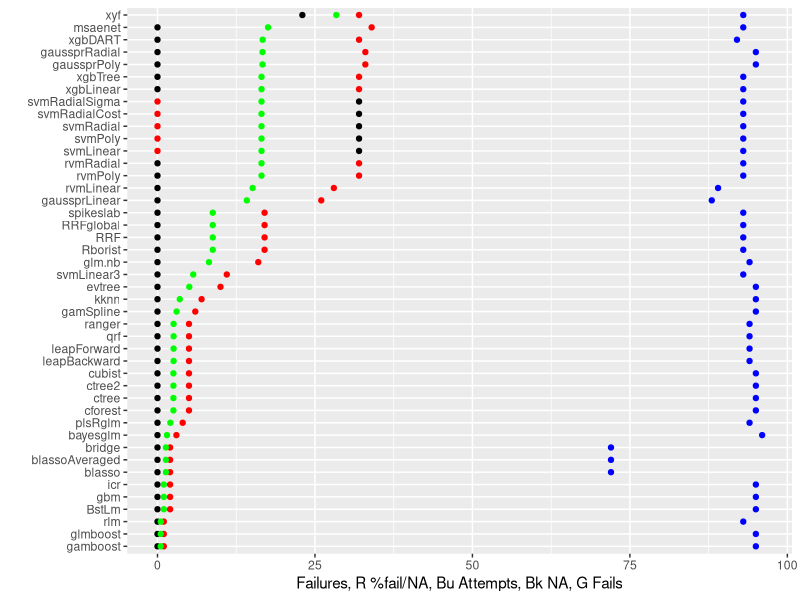
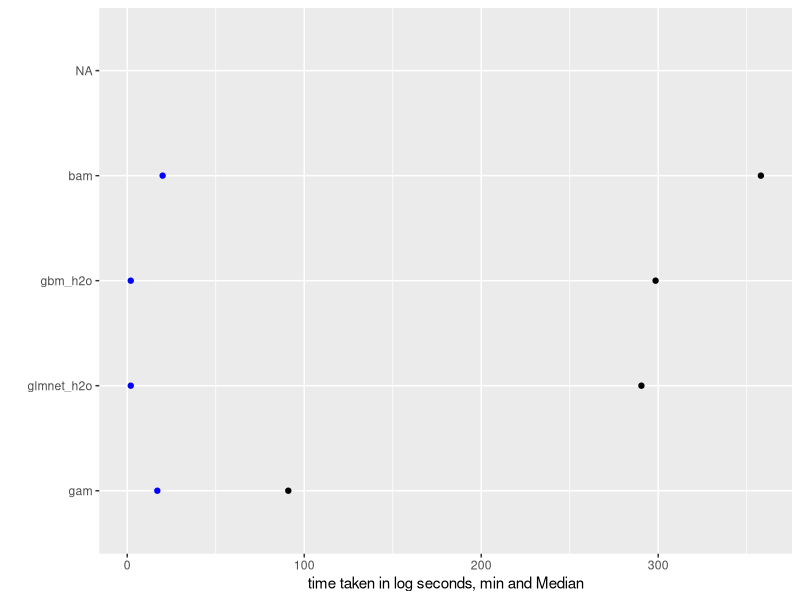
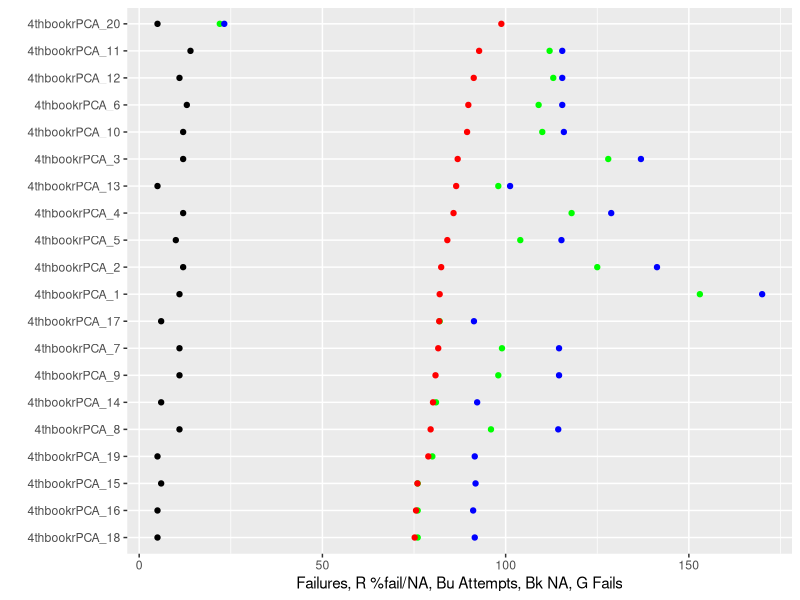
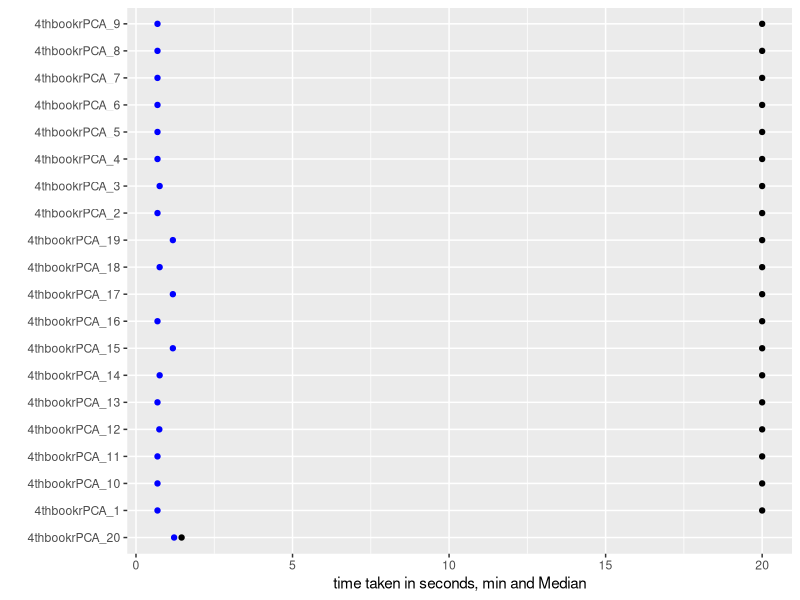
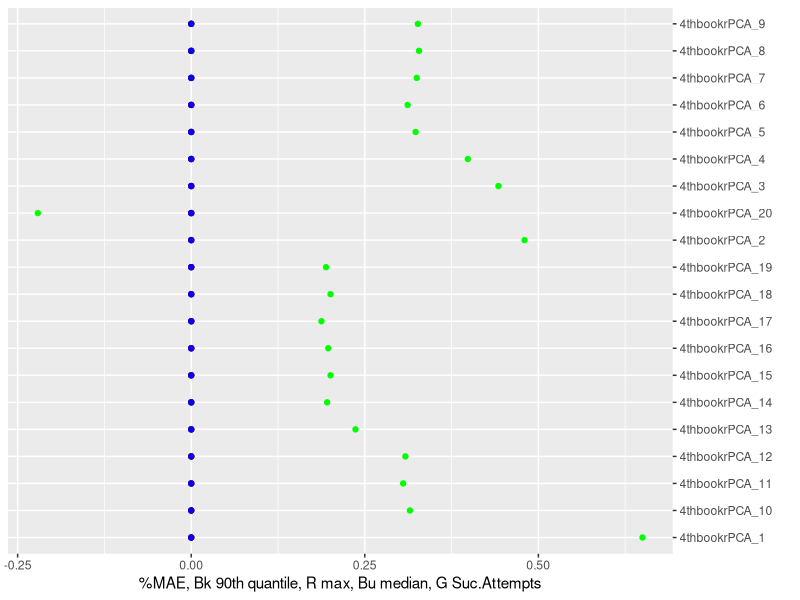
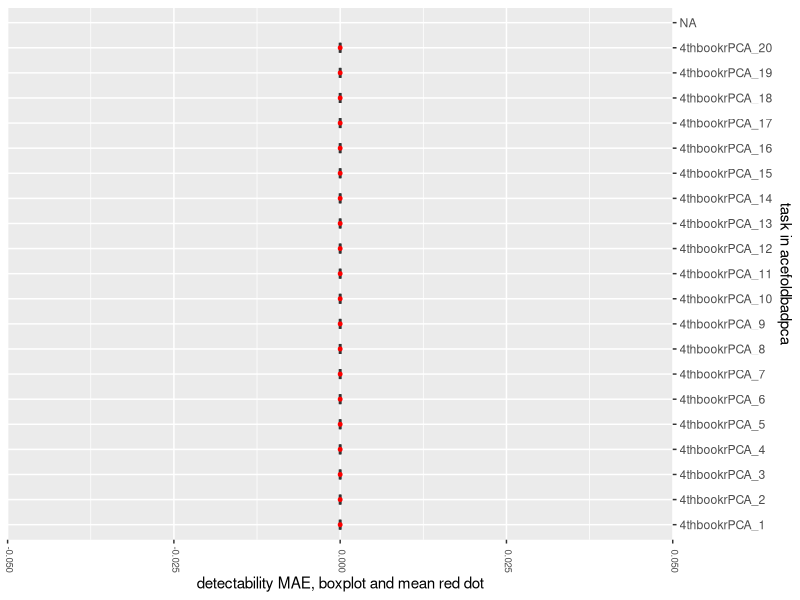
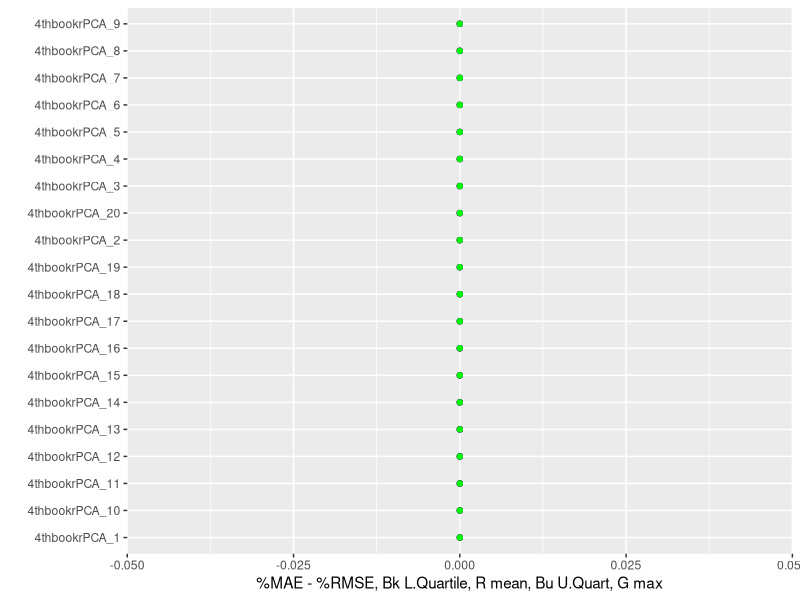
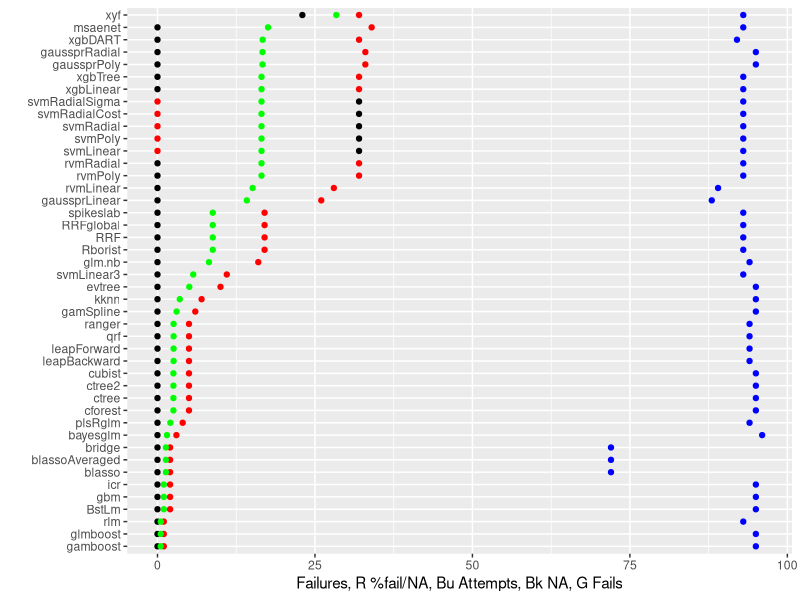

Generate these figures, in order, with R: (Note: this script raises an error after producing the figures.)
#ggplot: how  label, print to file
exp.name<-"acefoldbadpca"
mainDir<-getwd()
subDir<-exp.name
expiramentresults<-read.csv("acefoldbadpca.csv", sep = ",",fill=TRUE, header =T,quote="",dec=".")
gene.expect<-matrix(data = NA, nrow = 100, ncol = 100, byrow = FALSE,
                    dimnames = NULL)#gene.expect<-read.csv("gens names.csv", sep = ",",fill=TRUE, header = F,quote="",dec=".")
dir.create(file.path(mainDir, subDir))
setwd(file.path(mainDir, subDir))

#for highfold
expiramentresults[,10] <- paste(expiramentresults[,10],expiramentresults[,16],sep="_")
expiramentresults<-expiramentresults[(expiramentresults[,7]!="perfect"),]

library(ggplot2)    
library(reshape2) 
#######percent failed######
fails.df<-data.frame()
countr=0
for(algo in unique(expiramentresults[,7]))
{
  countr=countr+1
  fails.df[countr,1]<-algo
  fails.df[countr,2]<-as.numeric(sum(expiramentresults[,7]==algo))
  fails.df[countr,3]<-as.numeric(sum((expiramentresults[,1]=="Fail")*(expiramentresults[,7]==algo), na.rm = T))
  fails.df[countr,4]<-as.numeric(sum((is.na(expiramentresults[,1]))*(expiramentresults[,7]==algo)))
  fails.df[countr,5]<-(as.numeric(fails.df[countr,4])+as.numeric(fails.df[countr,3]))/as.numeric(fails.df[countr,2])
}
iti <- order(fails.df[,5],-fails.df[,4])
fails.df<-rbind(fails.df)[iti,]
write.table(fails.df,
            file = paste(exp.name,"Fails.csv", sep = ""), append =F, quote = F, sep = ",",
            eol = "\n", na = "", dec = ".", row.names = F,
            col.names = F, qmethod = "double")
not.interesting<-(fails.df[,5]==1) + (fails.df[,5]<.001)
I.fails.df<-fails.df[!not.interesting,]
library(ggplot2)

z<-ggplot(I.fails.df, aes(y = I.fails.df[,4], x = reorder(I.fails.df[,1], I.fails.df[,5]))) + geom_point()+ coord_flip()
z+ geom_point(colour="red",aes(I.fails.df[,1] ,I.fails.df[,3]),na.rm = TRUE)+
  geom_point(colour="blue",aes(I.fails.df[,1] ,I.fails.df[,2]))+
  geom_point(colour="green",aes(I.fails.df[,1] ,(I.fails.df[,5]*.5*max(I.fails.df[,2]))))+
  ylab(paste("Failures, R %fail/NA, Bu Attempts, Bk NA, G Fails")) + xlab("")
ggsave(paste(exp.name,"Fails.png", sep = ""),plot = last_plot(),scale = 3)

#####time taken#####
time.df<-data.frame()
countr=0
for(algo in unique(expiramentresults[,7]))
{
  countr=countr+1
  only.algo<-(expiramentresults[,7]==algo)
  time.df[countr,1]<-algo
  time.df[countr,2]<-min(expiramentresults[only.algo,21],na.rm = T)
  time.df[countr,3]<-median(expiramentresults[only.algo,21],na.rm = T)
  time.df[countr,4]<-mean(expiramentresults[only.algo,21],na.rm = T)
  time.df[countr,5]<-max(expiramentresults[only.algo,21],na.rm = T)
}
iti <- order(time.df[,3],time.df[,4])
time.df<-rbind(time.df)[iti,]
write.table(time.df,
            file = paste(exp.name,"Time.csv", sep = ""), append =F, quote = F, sep = ",",
            eol = "\n", na = "", dec = ".", row.names = F,
            col.names = F, qmethod = "double")
not.interesting<-(time.df[,3]<10) 
I.time.df<-time.df[!not.interesting,]
time.df[,2]<-log(time.df[,2])
time.df[,3]<-log(time.df[,3])

z<-ggplot(I.time.df, aes(y = I.time.df[,3], x = reorder(I.time.df[,1], I.time.df[,3]))) + geom_point()+ coord_flip()
z+   geom_point(colour="blue",aes(I.time.df[,1] ,I.time.df[,2]))+
  ylab(paste("time taken in log seconds, min and Median")) + xlab("")


  #geom_point(colour="green",aes(I.time.df[,1] ,(I.time.df[,6]/max(I.time.df[,6]))))
  ggsave(paste(exp.name,"Time.png", sep = ""),plot = last_plot(),scale = 3)
  
#####success by task#### 
fails.df<-data.frame()
countr=0
for(algo in unique(expiramentresults[,10]))
{
  countr=countr+1
  fails.df[countr,1]<-algo
  fails.df[countr,2]<-as.numeric(sum(expiramentresults[,10]==algo))
  fails.df[countr,3]<-as.numeric(sum((expiramentresults[,1]=="Fail")*(expiramentresults[,10]==algo), na.rm = T))
  fails.df[countr,4]<-as.numeric(sum((is.na(expiramentresults[,1]))*(expiramentresults[,10]==algo)))
  fails.df[countr,5]<-(as.numeric(fails.df[countr,4])+as.numeric(fails.df[countr,3]))/as.numeric(fails.df[countr,2])
}
iti <- order(fails.df[,5],-fails.df[,4])
fails.df<-rbind(fails.df)[iti,]
write.table(fails.df,
            file = paste(exp.name,"FailsTask.csv", sep = ""), append =F, quote = F, sep = ",",
            eol = "\n", na = "", dec = ".", row.names = F,
            col.names = F, qmethod = "double")
not.interesting<-(fails.df[,5]==1) + (fails.df[,5]<.01)
I.fails.df<-fails.df#[!not.interesting,]


z<-ggplot(I.fails.df, aes(y = I.fails.df[,4], x = reorder(I.fails.df[,1], I.fails.df[,5]))) + geom_point()+ coord_flip()
z+ geom_point(colour="green",aes(I.fails.df[,1] ,I.fails.df[,3]),na.rm = TRUE)+
  geom_point(colour="blue",aes(I.fails.df[,1] ,I.fails.df[,2]*170/max(I.fails.df[,2])))+
  geom_point(colour="red",aes(I.fails.df[,1] ,(I.fails.df[,5]*.5*max(I.fails.df[,2]))))+
  ylab(paste("Failures, R %fail/NA, Bu Attempts, Bk NA, G Fails")) + xlab("")

ggsave(paste(exp.name,"FailTask.png", sep = ""),plot = last_plot(),scale = 3)

#####time taken by task#####
time.df<-data.frame()
countr=0
for(algo in unique(expiramentresults[,10]))
{
  countr=countr+1
  only.algo<-(expiramentresults[,10]==algo)
  time.df[countr,1]<-algo
  time.df[countr,2]<-min(expiramentresults[only.algo,17],na.rm = T)
  time.df[countr,3]<-median(expiramentresults[only.algo,17],na.rm = T)
  time.df[countr,4]<-mean(expiramentresults[only.algo,17],na.rm = T)
  time.df[countr,5]<-max(expiramentresults[only.algo,17],na.rm = T)
}
iti <- order(time.df[,3],time.df[,4])
time.df<-rbind(time.df)[iti,]
write.table(time.df,
            file = paste(exp.name,"TimeTask.csv", sep = ""), append =F, quote = F, sep = ",",
            eol = "\n", na = "", dec = ".", row.names = F,
            col.names = F, qmethod = "double")
not.interesting<-(time.df[,3]<40) 
I.time.df<-time.df#[!not.interesting,]

z<-ggplot(I.time.df, aes(y = I.time.df[,3], x = reorder(I.time.df[,1], I.time.df[,3]))) + geom_point()+ coord_flip()
z+   geom_point(colour="blue",aes(I.time.df[,1] ,I.time.df[,2]))+
  ylab(paste("time taken in seconds, min and Median")) + xlab("")
ggsave(paste(exp.name,"TimeTask.png", sep = ""),plot = last_plot(),scale = 3)

#geom_point(colour="red",aes(I.time.df[,1] ,I.time.df[,4]),na.rm = TRUE)
#+
#geom_point(colour="green",aes(I.time.df[,1] ,(I.time.df[,6]/max(I.time.df[,6]))))

######power to detect by task#####
exp.res.noF<-expiramentresults[,1]
exp.res.noF<-as.numeric(levels(exp.res.noF))[exp.res.noF]
exp.res.noF[is.na(exp.res.noF)]<-0
exp.res.noF[exp.res.noF<0]<-0
power.df<-data.frame()
countr=0
for(algo in unique(expiramentresults[,10]))
{
  countr=countr+1
  only.algo<-as.logical((expiramentresults[,10]==algo)*(expiramentresults[,1]!="Fail"))
  only.algo[is.na(only.algo)]<-F
  if(sum(only.algo, na.rm=T)<1) {
    countr=countr-1    
    next()}
  power.df[countr,1]<-algo
  power.df[countr,2]<-min(exp.res.noF[only.algo],na.rm = T)
  power.df[countr,3]<-median(exp.res.noF[only.algo],na.rm = T)
  power.df[countr,4]<-round(mean(exp.res.noF[only.algo],na.rm = T),digits = 3)
  power.df[countr,5]<-max(exp.res.noF[only.algo],na.rm = T)
  power.df[countr,6]<-sum(only.algo, na.rm=T)
  power.df[countr,7]<-round(quantile(exp.res.noF[only.algo], probs = .90, na.rm =T),digits = 3)
  power.df[countr,8]<-round(quantile(exp.res.noF[only.algo], probs = .75, na.rm =T),digits = 3)
  
}

iti <- order(power.df[,5],power.df[,7])
power.df<-rbind(power.df)[iti,]
write.table(power.df,
            file = paste(exp.name,"PowerTask.csv", sep = ""), append =F, quote = F, sep = ",",
            eol = "\n", na = "", dec = ".", row.names = F,
            col.names = F, qmethod = "double")
#power.df<-data.frame(power.df, row.names = 1:length(power.df[,1]))
not.interesting<-(power.df[,6]<10)+ is.na(power.df[,6]) 
I.power.df<-power.df[!not.interesting,]

z<-ggplot(I.power.df, aes(y = I.power.df[,7], x = reorder(I.power.df[,1], I.power.df[,5]))) + geom_point()+ coord_flip()
z+ geom_point(colour="red",aes(I.power.df[,1] ,I.power.df[,5]),na.rm = TRUE)+scale_x_discrete(position = "top")+
  geom_point(colour="blue",aes(I.power.df[,1] ,I.power.df[,3]))+
  #geom_point(colour="purple",aes(I.power.df[,1] ,I.power.df[,3]))+
  geom_point(colour="green",aes(I.power.df[,1] ,(I.power.df[,6]/max(I.power.df[,6])-.35)))+
  ylab(paste("%MAE, Bk 90th quantile, R max, Bu median, G Suc.Attempts")) + xlab("")
ggsave(paste(exp.name,"PowerTask.png", sep = ""),plot = last_plot(),scale = 3)

ttdd<-data.frame()
ttdz<-data.frame()
iti <- order(power.df[,4],power.df[,3])
power.df<-rbind(power.df)[iti,]
orderedlevels<-factor(expiramentresults[,10], power.df[,1],  ordered = T)
ttdz<-data.frame(exp.res.noF,orderedlevels)
ttdd<-ttdz[expiramentresults[,1]!="Fail",]

p <- ggplot(as.data.frame(ttdd), aes(x=melt(ttdd)[,1],y=melt(ttdd)[,3]))
p  +geom_boxplot(width=0.4) + stat_summary(fun.y = "mean", colour = "red", size = 1, geom = "point")+
  theme(axis.text.x=element_text(size=7, angle=270,hjust=0.95,vjust=0.2))+scale_x_discrete(position = "top")+
  xlab(paste("task in",exp.name)) + ylab("detectability MAE, boxplot and mean red dot") + coord_flip()

ggsave(paste(exp.name,"PowerTaskMean.png", sep = ""),plot = last_plot(),scale = 3)
#some algos are better at some category of tasks and missing them could affect statistic metric index
########difference between %MAE & %RMSE by task####
exp.res.noF<-expiramentresults[,1]
exp.res.noF<-as.numeric(levels(exp.res.noF))[exp.res.noF]
exp.res.noF[is.na(exp.res.noF)]<-0

exp.res.noF2<-expiramentresults[,2]
exp.res.noF2<-as.numeric(levels(exp.res.noF2))[exp.res.noF2]
exp.res.noF2[is.na(exp.res.noF2)]<-0
Results.Defactor<-data.frame(exp.res.noF,exp.res.noF2,expiramentresults[,3:length(expiramentresults[1,])])

exp.res.noFZ<-exp.res.noF;exp.res.noFZ2<-exp.res.noF2
for(countr in 1:length(exp.res.noFZ))
{if(exp.res.noFZ[countr]<0) exp.res.noFZ[countr]<-0
  if(exp.res.noFZ2[countr]<0) exp.res.noFZ2[countr]<-0 }
res.diff<-round((exp.res.noFZ-exp.res.noFZ2),digits = 3)
rel.res.diff<-(round((exp.res.noFZ-exp.res.noFZ2)/(exp.res.noFZ+exp.res.noFZ2),digits = 3))
rel.res.diff[is.na(rel.res.diff)]<-0

diff.df<-data.frame()
countr=0
for(algo in unique(Results.Defactor[,10]))
{
  countr=countr+1
  only.algo<-as.logical((Results.Defactor[,10]==algo)*(expiramentresults[,1]!="Fail"))
  only.algo[is.na(only.algo)]<-F
  if(sum(only.algo, na.rm=T)<1) {
    countr=countr-1    
    next()}
  diff.df[countr,1]<-algo
  diff.df[countr,2]<-sum(only.algo, na.rm=T)  
  fivenumber<-round(fivenum(res.diff[only.algo],na.rm = T),digits = 3)
  diff.df[countr,3]<-(fivenumber[1]);diff.df[countr,4]<-(fivenumber[2])
  diff.df[countr,5]<-(fivenumber[3]);diff.df[countr,6]<-(fivenumber[4]);diff.df[countr,7]<-(fivenumber[5])
  diff.df[countr,8]<-round(mean(res.diff[only.algo],na.rm = T),digits = 3)
  fivenumber<-round(fivenum(rel.res.diff[only.algo],na.rm = T),digits = 3)
  diff.df[countr,9]<-(fivenumber[1]);diff.df[countr,10]<-(fivenumber[2])
  diff.df[countr,11]<-(fivenumber[3]);diff.df[countr,12]<-(fivenumber[4]);diff.df[countr,13]<-(fivenumber[5])
  diff.df[countr,14]<-round(mean(rel.res.diff[only.algo],na.rm = T),digits = 3)
}

iti <- order(diff.df[,5],diff.df[,11])
diff.df<-rbind(diff.df)[iti,]
write.table(diff.df,
            file = paste(exp.name,"DiffTask.csv", sep = ""), append =F, quote = F, sep = ",",
            eol = "\n", na = "", dec = ".", row.names = F,
            col.names = F, qmethod = "double")
#diff.df<-data.frame(diff.df, row.names = 1:length(diff.df[,1]))
not.interesting<-(diff.df[,6]<10)+ is.na(diff.df[,6]) 
I.diff.df<-diff.df#[!not.interesting,]

z<-ggplot(I.diff.df, aes(y = I.diff.df[,4], x = reorder(I.diff.df[,1], I.diff.df[,8]))) + geom_point()+ coord_flip()
z+ geom_point(colour="red",aes(I.diff.df[,1] ,I.diff.df[,8]),na.rm = TRUE)+
  geom_point(colour="blue",aes(I.diff.df[,1] ,I.diff.df[,6]))+
  geom_point(colour="green",aes(I.diff.df[,1] ,(I.diff.df[,7])))+
  ylab(paste("%MAE - %RMSE, Bk L.Quartile, R mean, Bu U.Quart, G max")) + xlab("")
ggsave(paste(exp.name,"DiffTask.png", sep = ""),plot = last_plot(),scale = 3)

#########acceptable minimum ######
acceptablePloss<-.05
lowestFindScore<-.01
acceptAlgo.df<-data.frame()
acceptAlgo.df[1,1]<-NA
acceptAlgo.df[,c(1:400)]<-NA
acceptAlgo.Rdf<-data.frame()
acceptAlgo.Rdf[1,1]<-NA
acceptAlgo.Rdf[,c(1:400)]<-NA
countr=0
for(algo in unique(expiramentresults[,10]))
{
  countr=countr+1
  only.algo<-as.logical((expiramentresults[,10]==algo)*(expiramentresults[,1]!="Fail"))
  only.algo[is.na(only.algo)]<-F
  if(sum(only.algo, na.rm=T)<1) {
    countr=countr-1    
    next()}
  taskSeek=(power.df[,1]==algo)
  if(power.df[taskSeek,5]<lowestFindScore) {countr=countr-1 ; next()}
  minAccept<-power.df[taskSeek,5]*(1-acceptablePloss)
  acceptAlgo.df[countr,1]<-algo
  acceptAlgo<-as.logical((exp.res.noF>minAccept)*only.algo)
  acceptAlgo.df[countr,2]<-sum(acceptAlgo)
  acceptAlgo.df[countr,3]<-power.df[taskSeek,5]
  acceptAlgo.df[countr,4:(sum(acceptAlgo)+3)]<-as.character(expiramentresults[acceptAlgo,7])
  acceptAlgo.Rdf[countr,4:(sum(acceptAlgo)+3)]<-as.numeric(as.character(expiramentresults[acceptAlgo,1]))
 }

for(countr in 1:length(acceptAlgo.df[,3]))
{
  iti <- order(as.numeric(acceptAlgo.Rdf[countr,4:(acceptAlgo.df[countr,2]+3)]), decreasing = T)
  acceptAlgo.df[countr,4:(acceptAlgo.df[countr,2]+3)]<-(acceptAlgo.df[countr,4:(acceptAlgo.df[countr,2]+3)])[iti]
}

iti <- order(acceptAlgo.df[,3],acceptAlgo.df[,2])
#acceptAlgo.df<-rbind(acceptAlgo.df)[iti,]
gene.expect[,3]<-1#,gene.expect[length(acceptAlgo.df[,1]),3]
out<-data.frame(acceptAlgo.df[,1:2],acceptAlgo.df[,3:length(acceptAlgo.df[1,])])
write.table(out,
            file = paste(exp.name,acceptablePloss,"MinNecessary.csv", sep = ""), append =F, quote = F, sep = ",",
            eol = "\n", na = "", dec = ".", row.names = F,
            col.names = F, qmethod = "double")




######power to detect#####
exp.res.noF<-expiramentresults[,1]
exp.res.noF<-as.numeric(levels(exp.res.noF))[exp.res.noF]
exp.res.noF[is.na(exp.res.noF)]<-0
exp.res.noF[exp.res.noF<0]<-0

algPower.df<-data.frame()
countr=0
for(algo in unique(expiramentresults[,7]))
{
  countr=countr+1
  only.algo<-as.logical((expiramentresults[,7]==algo)*(expiramentresults[,1]!="Fail"))
  only.algo[is.na(only.algo)]<-F
  if(sum(only.algo, na.rm=T)<1) {
    countr=countr-1    
    next()}
  algPower.df[countr,1]<-algo
  algPower.df[countr,2]<-round(mean(exp.res.noF[only.algo],na.rm = T),digits = 3)

}

algo.max<-vector()
for(countr in 1:length(exp.res.noF)){
  for(task in 1:length(power.df[,1])){
    if(power.df[task,1]==expiramentresults[countr,10]){
      algo.max[countr]<-power.df[task,5]}}}

algo.max[algo.max<.2]<-.2
exp.res.noF<-exp.res.noF/algo.max
#exp.res.noF<-exp.res.noF+1-algo.max

#algPower.df<-data.frame()
countr=0
for(algo in unique(expiramentresults[,7]))
{
  countr=countr+1
  only.algo<-as.logical((expiramentresults[,7]==algo)*(expiramentresults[,1]!="Fail"))
  only.algo[is.na(only.algo)]<-F
  if(sum(only.algo, na.rm=T)<1) {
    countr=countr-1    
    next()}
  #algPower.df[countr,1]<-algo
  algPower.df[countr,3]<-min(exp.res.noF[only.algo],na.rm = T)
  algPower.df[countr,4]<-median(exp.res.noF[only.algo],na.rm = T)
  #algPower.df[countr,4]<-round(mean(exp.res.noF[only.algo],na.rm = T),digits = 3)
  algPower.df[countr,5]<-max(exp.res.noF[only.algo],na.rm = T)
  algPower.df[countr,6]<-sum(only.algo, na.rm=T)
  algPower.df[countr,7]<-round(quantile(exp.res.noF[only.algo], probs = c(.7), na.rm =T),digits = 3)
  algPower.df[countr,8]<-round(quantile(exp.res.noF[only.algo], probs = c(.8), na.rm =T),digits = 3)
  algPower.df[countr,9]<-round(quantile(exp.res.noF[only.algo], probs = c(.9), na.rm =T),digits = 3)
}

iti <- order(algPower.df[,4],algPower.df[,8])
algPower.df<-rbind(algPower.df)[iti,]
write.table(algPower.df,
            file = paste(exp.name,"Power.csv", sep = ""), append =F, quote = F, sep = ",",
            eol = "\n", na = "", dec = ".", row.names = F,
            col.names = F, qmethod = "double")
#algPower.df<-data.frame(algPower.df, row.names = 1:length(algPower.df[,1]))
not.interesting<-(algPower.df[,6]<5)+(algPower.df[,4]<0)+ is.na(algPower.df[,6]) 
I.power.df<-algPower.df[!not.interesting,]

z<-ggplot(I.power.df, aes(y = I.power.df[,2], x = reorder(I.power.df[,1], I.power.df[,2]))) + 
  geom_point()+#+##+coord_flip()
  theme(axis.text.x=element_text(size=7, angle=270,hjust=0.95,vjust=0.2))+scale_x_discrete(position = "top")
z+ geom_point(colour="red",aes(I.power.df[,1] ,I.power.df[,8]),na.rm = TRUE)+
  geom_point(colour="blue",aes(I.power.df[,1] ,I.power.df[,5]))+
  xlab("") + ylab("%MAE, ord. by mean, G Succ.Attempts, Bk mean, Bu P R Max 90 80 quant of max for task") +
  geom_point(colour="purple",aes(I.power.df[,1] ,I.power.df[,9]))+
  geom_point(colour="green",aes(I.power.df[,1] ,(I.power.df[,6]/max(I.power.df[,6])-.45)))
ggsave(paste(exp.name,"Power.png", sep = ""),plot = last_plot(),scale = 3)

#some tasks are harder and thus improvement in them should count for more
#that affects the black mean but not red-blue bc 1-0 is % of max score on that task
#some algos are better at some category of tasks and these tasks are overepresented
#that affects the black mean but less red-blue bc as only method's best 20% matter
z<-ggplot(I.power.df, aes(y = I.power.df[,2], x = reorder(I.power.df[,1], I.power.df[,8]))) + 
  geom_point()+#+##+coord_flip()
  theme(axis.text.x=element_text(size=7, angle=270,hjust=0.95,vjust=0.2))+scale_x_discrete(position = "top")
z+ geom_point(colour="red",aes(I.power.df[,1] ,I.power.df[,8]),na.rm = TRUE)+
  geom_point(colour="blue",aes(I.power.df[,1] ,I.power.df[,5]))+
  xlab("") + ylab("%MAE, ord. by 80%, G Succ.Attempts, Bk mean, Bu P R Max 90 80 quant of max for task") +
  geom_point(colour="purple",aes(I.power.df[,1] ,I.power.df[,9]))+
  geom_point(colour="green",aes(I.power.df[,1] ,(I.power.df[,6]/max(I.power.df[,6])-.45)))
ggsave(paste(exp.name,"PowerReorder.png", sep = ""),plot = last_plot(),scale = 3)
z<-ggplot(I.power.df, aes(y = I.power.df[,2], x = reorder(I.power.df[,1], I.power.df[,9]))) + 
  geom_point()+#+##+coord_flip()
  theme(axis.text.x=element_text(size=7, angle=270,hjust=0.95,vjust=0.2))+scale_x_discrete(position = "top")
z+ geom_point(colour="red",aes(I.power.df[,1] ,I.power.df[,8]),na.rm = TRUE)+
  geom_point(colour="blue",aes(I.power.df[,1] ,I.power.df[,5]))+
  xlab("") + ylab("%MAE, ord. by 90%, G Succ.Attempts, Bk mean, Bu P R Max 90 80 quant of max for task") +
  geom_point(colour="purple",aes(I.power.df[,1] ,I.power.df[,9]))+
  geom_point(colour="green",aes(I.power.df[,1] ,(I.power.df[,6]/max(I.power.df[,6])-.45)))
ggsave(paste(exp.name,"PowerReorder2.png", sep = ""),plot = last_plot(),scale = 3)
################end#######
setwd(file.path(mainDir))
